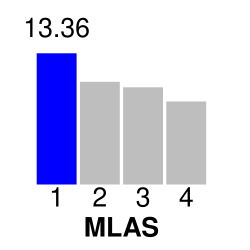

This figure's gnuplot source:
# font,size
set terminal svg size 250,250 font "Helvetica,20"
# defining box colors type 1 and 2
set linetype 1 lc rgb 'gray'
set linetype 2 lc rgb 'blue'
# with of the bars
set boxwidth 0.9
# bars should be filled with color
set style fill solid
# hide legend
set key off
# hide y axis
unset ytics
# hide the line around the graph
unset border

# should be from 0 to something above the max value
set yrange [0:16]
# the 0.6 moves the labels a bit upwards so that there is no ugly gap
set xtics nomirror scale 0 offset 0,0.5,0
# the 1.2 moves the label a bit upwards so that there is no ugly gap
set xlabel "MLAS" offset 0,1,0 font "Helvetica Bold"
# output file name
set output "mlas-hy.svg"
# "lc variable" makes it select the box color type according to the value of the column 2
# $3+4 moves the labels somewhat upwards above the bars
plot "mlas-hy.tsv" using 0:3:2:xtic(1) with boxes lc variable, "" using 0:($3+2.5):4 with labels
